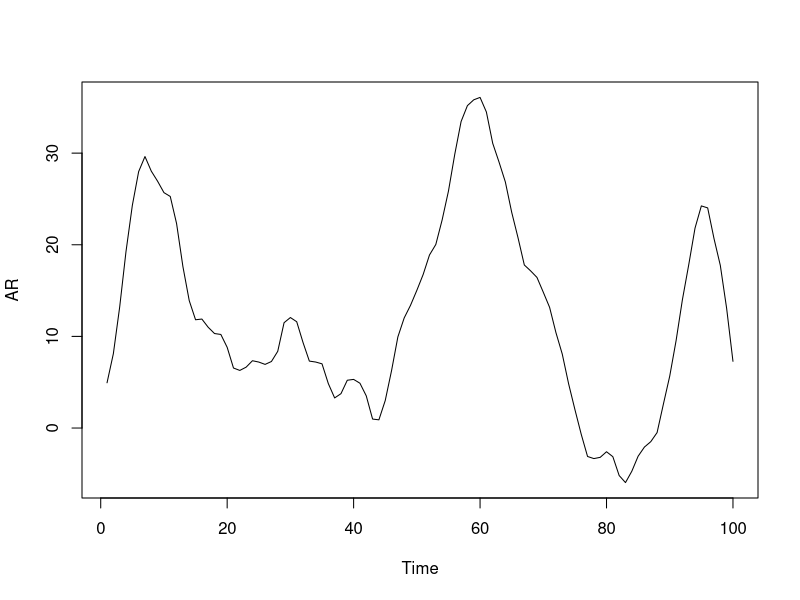
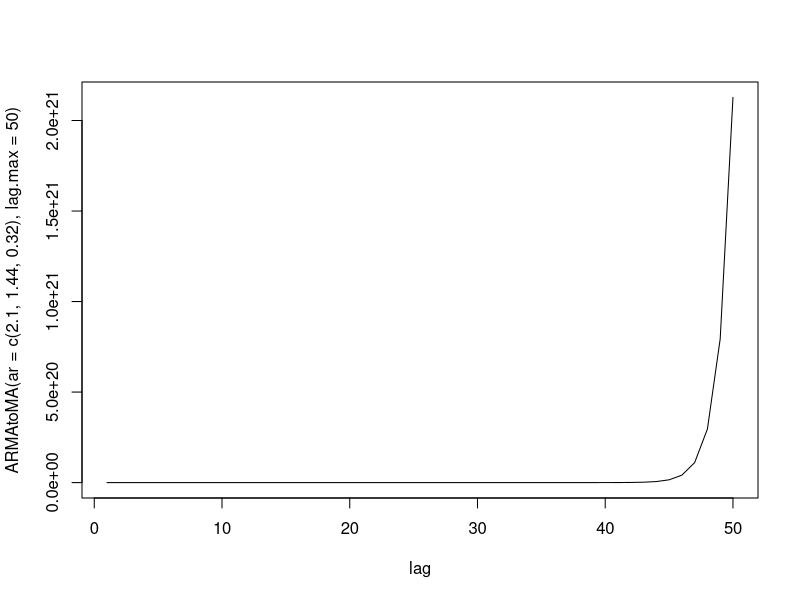

Write the R code that produced these figures, in order. (Note: this script raises an error after producing the figures.)
#############################################
#Causalidad e Invertibilidad de Procesos ARMA
#############################################

# Simulemos 100 realizaciones de un proceso AR(3) con par?metros 2.1,-1.44, 0.32
set.seed(12345)
AR=arima.sim(list(order=c(3,0,0), ar= c(2.1, -1.44,0.32)), n=100)
plot(AR)

# Order 3 por el orden del proceso AR, 0 por procesos ARIMA todabia no lo vimos, 0 por el orden del proceso de medias moviles y es un AR 3 no tenemos componentes de medias moviles. 
# Luego le damos los coeficientes en ar = .....
# n = 100 entonces 100 relizaciones.

# Analicemos si el proceso que genero a esta serie es causal
# Vamos a buscar las reices y ver donde caen, recordar que los coeficientes del polinomio son los mismos que los del modelo
# Encontremos las raices del polinomio 

# Recordar el polinomio phi(z)= 1- phi1 -phi2 -phi3 -phi4= este seria el polinomio complejo la cual le calculo las raices.
polyroot(c(1, -2.1, 1.44, -0.32))
  #donde los numeros del argumento corresponden 
  #a los coeficientes del polinomio autorregresivo
  #(ordenados en forma creciente del grado del t?rmino
  #que acompañan).

# obtengo las raices, 1.25+0i 1.25-0i 2.00-0i
# Vemos que estan fuera del cirulo unitario por lo tanto ES CAUSAL.
# Y como es causal luego es ESTACIONARIO. 


# Para calcular y graficar los coeficientes del 
# desarrollo en serie de Laurent de la inversa del
# polinomio autorregresivo:
coef<-ARMAtoMA(ar=c(2.1, -1.44, 0.32),lag.max=50)
#Gr?fico de los coeficientes
plot.ts(ARMAtoMA(ar=c(2.1,1.44,0.32),lag.max=50),xlab="lag")
coef

# Aca calculamos los alfa coeficientes muy importante. 
# Es una sucesion entonces hay infinitos alfas.


#__________________________________________________
#Proceso AR(3) no CAUSAL:
AR=arima.sim(list(order=c(3,0,0), ar= c(-4.1, 2.44,-0.32)), n=100)
#si no es estacionario, no puede ser causal

# El R da un errorcito, porque cuando no es estacionario el proceso no lo deja simular ni graficar.

# Cuando busco las raices, hay una que cae dentro del circulo unitario y por lo tanto es NO CAUSAL.
polyroot(c(1, 4.1, -2.44, 0.32))
# La primera raiz cae dentro del circulo unitario no satisface la condicion, entonces el proceso es no causal, podria ser estacionario. 
# Si hubiese una raiz unitaria el proceso es no estacionario
# El R toma como si fuese no casual = no estacionario, y esto no es necesariamente asi. 
# Puede ser un proceso estacionario sin que sea causal.

# Ahora vemos lo mismo con la invertibilidad, es lo mismo pero se analiza la parte del modelo de medias moviles.

#__________________________________________________
#Invertibilidad de un Procesos MA

# Simulaci?n de un proceso MA(1) invertible

MA=arima.sim(list(order=c(0,0,1), ma= (0.5)), n=1000)
plot(MA)

# MA 1 order (0,0,1) 1 donde va el coeficiente del MA
# le pone el coeficiente y n=1000.

#Es invertible?
# Buscamos raices del plonomio complejo, coeficientes positivos. 
polyroot(c(1,0.5))

#_____________________________________
#Simulaci?n de un proceso ARMA(1,1)  

ARMA=arima.sim(list(order=c(1,0,1), ar= (0.3), ma=(0.2)), n=1000)
#Es estacionario?
polyroot(c(1, -0.3))
#Es invertible?
polyroot(c(1,0.2))

# Verificar que ocurre con el proceso ARMA(1,2) que sigue:  
ARMA=arima.sim(list(order=c(1,0,2), ar= (0.3), ma=c(0.2, -0.4)), n=1000)



ar1=arima.sim(model=list(ar=c(2)),n=1000)

plot(ar1)

polyroot(c(1, -2))



